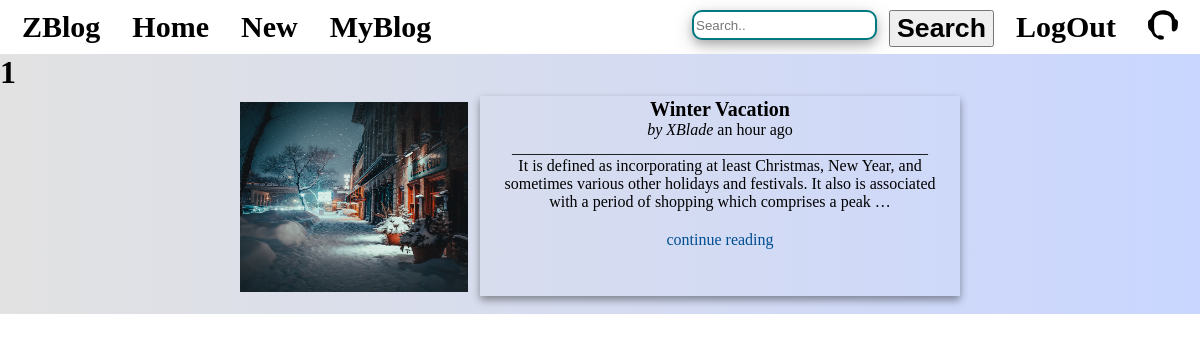
Screenshot of /blog/myblog/ (signed in) with the database file from the repository.
### blog/models.py (models this page shows, shortened)
class Blogpost(models.Model):
    post_id=models.AutoField(primary_key=True)
    title=models.CharField(max_length=50)
    desc=models.CharField(max_length=5000)
    name=models.CharField(max_length=20)
    date=models.DateTimeField(auto_now_add=True)
    image=models.ImageField(upload_to='blog/images')

### blog/views.py (the view)
# urls.py: path('myblog/',views.myblog),
@login_required
def myblog(request):
    myblog=Blogpost.objects.filter(name=request.user)
    params={'myblog':myblog}
    return render(request,'blog/myblog.html',params)

### templates/blog/myblog.html (shortened to what this page needs)
{% extends "home/base.html" %}
 {% block body  %}
<div class='background'>
<h1>{{myblog|length}} </h1>
 {% for item in myblog %}
    <div class=" grid-card">
        <div></div>
        <img class='cardimage' src="{{item.image.url}}" alt="PostImg" style="width: 95%;height: 95%;position: relative;top: 3%;"">
        <div class='card'>
            <div class="cardcontainer">
            {% load humanize %}
                <h3><b>{{item.title}}</b></h3>
                <span><i>by {{item.name }} </i>
                {{item.date | naturaltime}}  </span>
                <p>____________________________________________________</p>
                <p>{{item.desc|truncatewords:30}}</p>
            </div>  <br>
            <a href='/blog/read/{{item.post_id}}' style='text-decoration: none; color:#004e92;'>continue reading</a>
        </div>
        <div></div>
    </div><br>
 {% endfor %}
 </div>
 {% endblock  %}

### templates/home/base.html (shortened to what this page needs)
{%load static%}
<!DOCTYPE html>
<html>
<head>
    <link href="{% static 'css/base.css' %}" rel="stylesheet">
</head>
<body>
    <div>
        <div class='navigation'>
            <ul>
                <li class="left"><a href="/">
                        <h1 class='home'>ZBlog</h1>
                    </a></li>
                    <li class="right"><a href="/contact/"><img id="logo" src="{%static 'home/head_phone.svg'%} "
                            alt='contact'></a></li>
                    {% if user.is_authenticated %}
                    <li class="left"><a href="/blog/">
                        <h1 class='home'>Home</h1>
                    </a></li>
                    <li class="left"><a href="/blog/newblog/">
                        <h1 class='home'>New</h1>
                    </a></li>
                    <li class="left"><a href="/blog/myblog">
                        <h1 class='home'>MyBlog</h1>
                    </a></li>
                    <li class="right"><a href="/userlogout/">
                        <h1 class='home'>LogOut</h1>
                    </a></li>
                    <form action='/blog/search/' method='get'>
                    <li class='right'>
                    <button type="submit"><h1>Search</h1></button>
                    </li>
                    <li class="right">
                    <input type="text" placeholder="Search.." autocomplete='off' name="search">
                    </li>
                    </form>
                    {% endif %}
            </ul>
        </div>
        {% block body%}
        {% endblock %}
    </div>
</body>
</html>

### static/css/base.css (style rules this page uses)
* { margin: 0px; box-sizing: border-box; }
ul { list-style-type: none; margin: 0; padding: 0; overflow: hidden; }
.left { float: left; margin-left: 1%; }
li a { margin: 10px; display: block; color: black; text-align: center; text-decoration: none; }
.home { font-family: var(--bs-font-sans-serif); font-size: 30px; }
.right { float:right; margin-right: 1%; }
.right button , .right input { margin-top: 10px; }
#logo { width: 30px; height: 30px; }
input,textarea { border: 2px solid rgb(0, 121, 129); box-shadow: 0 4px 8px 0 rgba(0, 0, 0, 0.2), 0 6px 20px 0 rgba(0, 0, 0, 0.19); border-radius: 10px; width: 100%; height:30px }
.card { box-shadow: 0 4px 8px 0 rgba(0, 0, 0, 0.4); transition: 0.3s; width: 100%; background-color:linear-gradiant(to right, #1c92d2,#f2fcfe); text-align: center; }
.cardcontainer { padding: 2px 16px; overflow: hidden; }
.cardcontainer h3 { font-size: 20px; }
.grid-card { margin-top: 5px; display: grid; grid-template-columns:20% 20% 40% 20%; grid-template-rows: 200px; }
.background { background-image: linear-gradient(to left,#C9D6FF,#E2E2E2); }

### rows the page displays
Blogpost: image (picture), title "Winter Vacation", name "XBlade", date "an hour ago", desc "It is defined as incorporating at least Christmas, New Year, and sometimes various other holidays and festivals. It also is associated with a period of shopping which comprises a peak …"

### other values shown
{{ myblog|length }} "1"
